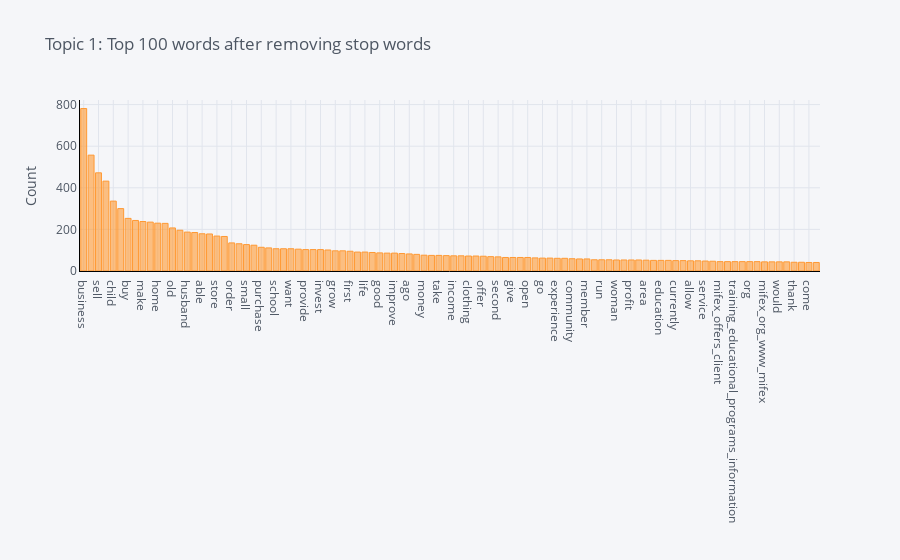

This figure's notebook cell:
### Code cell
plot_model(lda, plot = 'frequency', topic_num = 'Topic 1')

### Figure 1 — Plotly figure (JSON) as saved in the notebook; plotly's stock layout.template omitted (floating-point values rounded to 4 significant figures)
{"data": [{"marker": {"color": "rgba(255, 153, 51, 0.6)", "line": {"color": "rgba(255, 153, 51, 1.0)", "width": 1}}, "name": "count", "orientation": "v", "text": "", "type": "bar", "x": ["business", "loan", "sell", "year", "child", "work", "buy", "product", "make", "help", "home", "use", "old", "start", "husband", "also", "able", "well", "store", "family", "order", "hope", "small", "live", "purchase", "customer", "school", "client", "want", "need", "provide", "increase", "invest", "sale", "grow", "new", "first", "continue", "life", "item", "good", "merchandise", "improve", "time", "ago", "group", "money", "begin", "take", "day", "income", "house", "clothing", "wife", "offer", "clothe", "second", "food", "give", "people", "open", "son", "go", "expand", "experience", "receive", "community", "capital", "member", "request", "run", "goal", "woman", "mother", "profit", "large", "area", "support", "education", "marry", "currently", "daughter", "allow", "save", "service", "hard", "mifex_offers_client", "microfinance_ecuador_services_please", "training_educational_programs_information", "market", "org", "build", "mifex_org_www_mifex", "investment", "would", "shop", "thank", "study", "come", "quality"], "y": [781, 557, 472, 432, 336, 300, 253, 243, 238, 235, 230, 229, 207, 196, 187, 185, 179, 178, 168, 166, 135, 131, 127, 124, 114, 111, 107, 107, 107, 105, 103, 103, 103, 101, 97, 97, 95, 91, 91, 89, 87, 86, 86, 84, 82, 80, 76, 75, 75, 74, 73, 73, 72, 72, 71, 69, 68, 65, 65, 65, 65, 63, 62, 62, 61, 61, 59, 58, 58, 54, 54, 54, 53, 53, 53, 53, 52, 51, 51, 51, 50, 50, 49, 49, 48, 47, 45, 45, 45, 45, 45, 45, 44, 44, 44, 44, 42, 42, 41, 41]}], "layout": {"legend": {"bgcolor": "#F5F6F9", "font": {"color": "#4D5663"}}, "paper_bgcolor": "#F5F6F9", "plot_bgcolor": "#F5F6F9", "title": {"font": {"color": "#4D5663"}, "text": "Topic 1: Top 100 words after removing stop words"}, "xaxis": {"gridcolor": "#E1E5ED", "linecolor": "black", "showgrid": true, "tickfont": {"color": "#4D5663"}, "title": {"font": {"color": "#4D5663"}, "text": ""}, "zerolinecolor": "#E1E5ED"}, "yaxis": {"gridcolor": "#E1E5ED", "linecolor": "black", "showgrid": true, "tickfont": {"color": "#4D5663"}, "title": {"font": {"color": "#4D5663"}, "text": "Count"}, "zerolinecolor": "#E1E5ED"}}}
